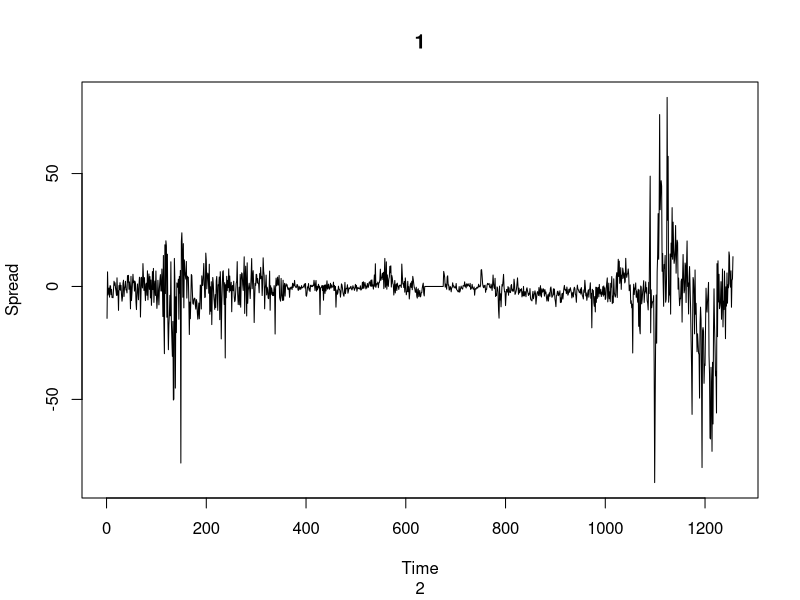
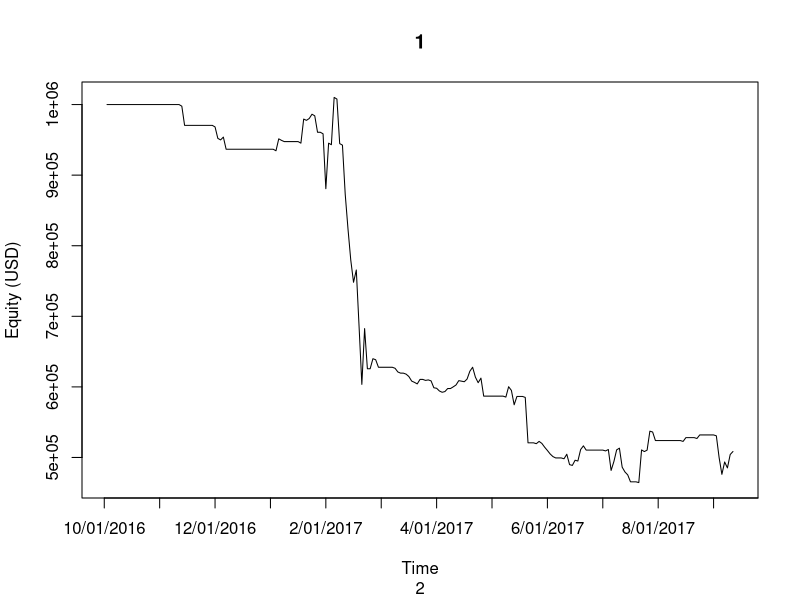
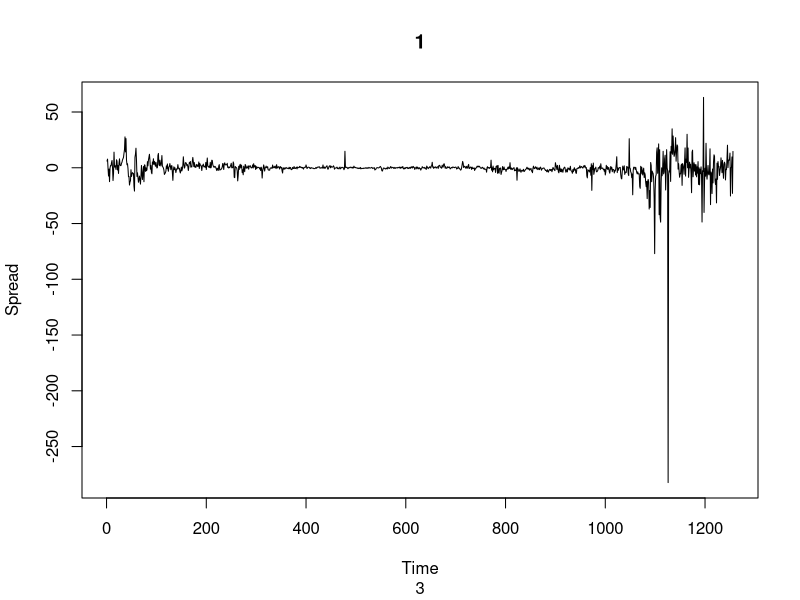
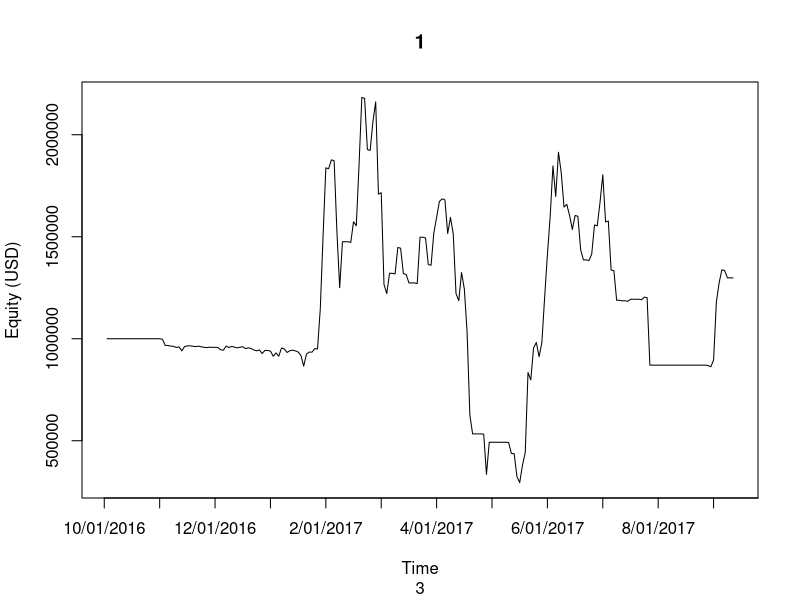
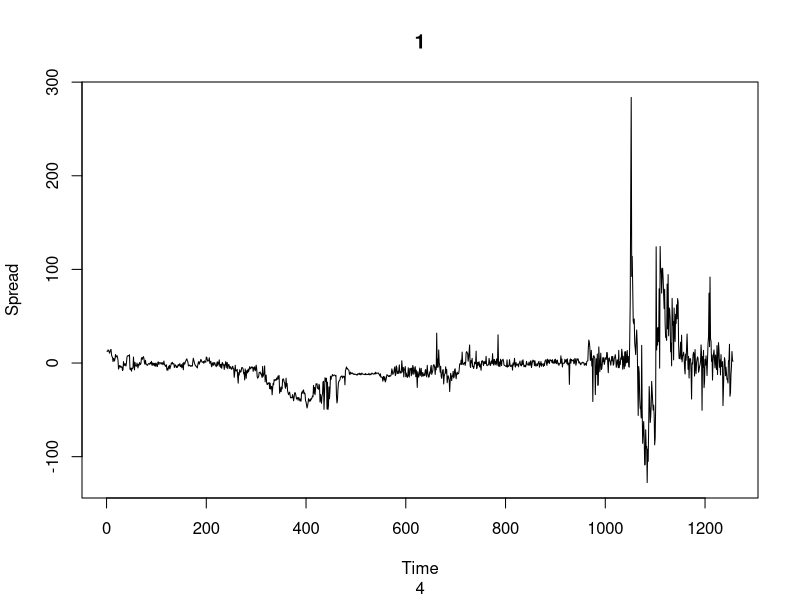
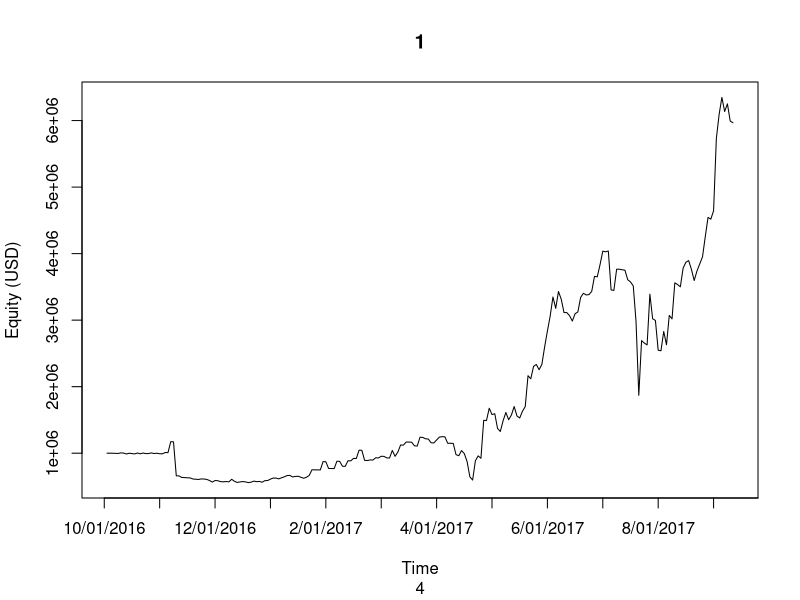
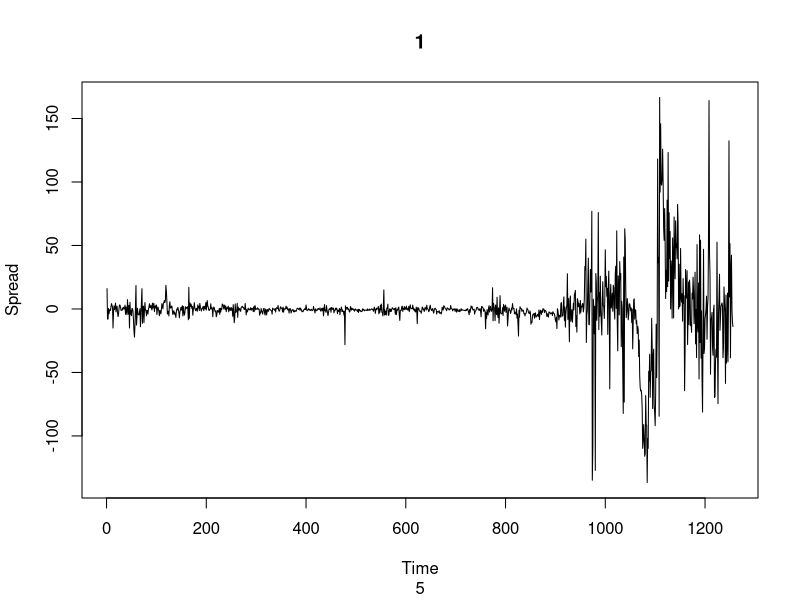
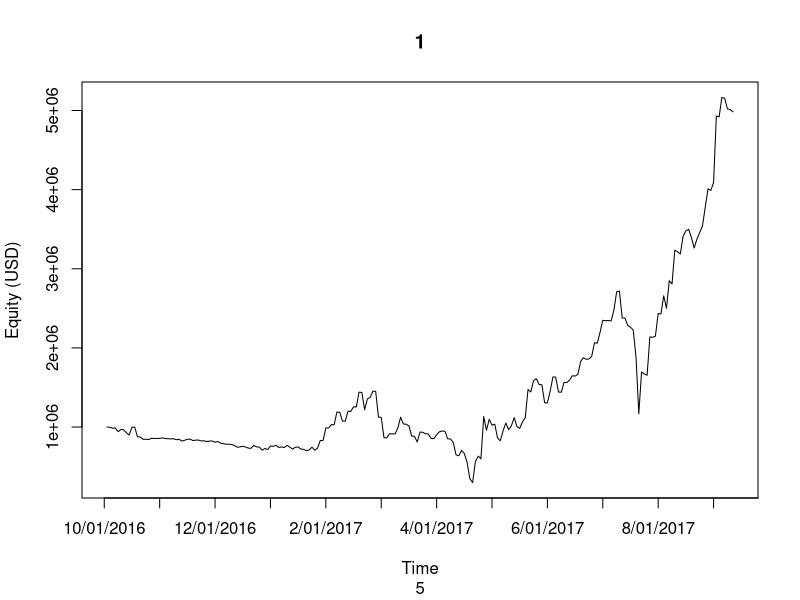

Recreate these plots in R, in order. (Note: a time limit stopped this script after it produced the figures.)
# Bitcoin Algorithmic Trading program
# 22 Oct 2017

#
#############################################################################################
# OPTIMAL TRADING SIMULATION MODULE
# Based on the df data set, it simulates trading
# 1.  It can be used for both IN sample and OUT sample by giving Isin param (1 or 0)
# 2.  Outputs the trading book record
# 
# 21 Oct 2017

profit_func <- function(df, mu, stdevbig, stdevsmall, Isin) {
  
  bege = 0
  ende = 0
  entry_up   = mu + stdevbig
  entry_down = mu - stdevbig
  exit_up    = mu + stdevsmall
  exit_down  = mu - stdevsmall
  lv = 2
  borrowRateX = 0.01/100 * 24/4 * 252/365
  borrowRateY = 0.01/100 * 24/4 * 252/365
  
  datasize_full = length(df$spread)
  datasize_insample = round(datasize_full * 4.5/5.5)
  
  if (Isin == 0) {  # if Out of sample
    bege = datasize_insample + 1
    ende = datasize_full
  }
  else if (Isin == 1) { # if in sample: 1...in sample
    bege = 1
    ende = datasize_insample
  }
  else {
    print("error, put 1 if you test in-sample, put 0 for out-sample")
  }
  df$equityX[bege] = 500000
  df$equityY[bege] = 500000
  for (i in bege:(ende-1)) {
    if (df$spread[i] >= entry_up && df$on[i] == 0) {  #in! 0->2 (uptrade)
      df$equityX[i+1] = df$equityX[i]*(1-0.0023) # commission+market shock deduction for X
      df$equityY[i+1] = df$equityY[i]*(1-0.0023) # commission+market shock deduction for X
      df$amountX[i] = +lv*df$equityX[i]/df[[i,2]]  # how much did I trade (+ is Long)
      df$amountY[i] = -lv*df$equityY[i]/df[[i,3]]    # how much did I trade (- is Short)
      df$lockinX[i] = df[[i,2]]  # how much price did I trade for X
      df$lockinY[i] = df[[i,3]]  # how much price did I trade for Y
      df$on[i+1] = 2
    }
    else if (df$spread[i] <= entry_down && df$on[i] == 0) { #in! 0->1 (downtrade)
      df$equityX[i+1] = df$equityX[i]*(1-0.0023) # commission+market shock deduction for X
      df$equityY[i+1] = df$equityY[i]*(1-0.0023) # commission+market shock deduction for Y
      df$amountX[i] = -lv*df$equityX[i]/df[[i,2]]  # how much did I trade (+ is Long)
      df$amountY[i] = +lv*df$equityY[i]/df[[i,3]]    # how much did I trade (- is Short)
      df$lockinX[i] = df[[i,2]]  # how much price did I trade for X
      df$lockinY[i] = df[[i,3]]  # how much price did I trade for Y
      df$on[i+1] = 1
    }
    else if (df$spread[i] >= exit_up && df$on[i] == 2) {  #out! 2->0
      df$amountX[i] = df$amountX[i-1]
      df$amountY[i] = df$amountY[i-1]
      df$lockinX[i] = df$lockinX[i-1]
      df$lockinY[i] = df$lockinY[i-1]
      df$profitX[i] = df$amountX[i] * (df[[i,2]] - df[[i-1,2]])  # leveraged amount
      df$profitY[i] = df$amountY[i] * (df[[i,3]] - df[[i-1,3]])
      df$equityX[i+1] = df$equityX[i] + df$profitX[i] # profit is added as a result of averaged trade amount
      df$equityY[i+1] = df$equityY[i] + df$profitY[i] # same
      df$equityX[i+1] = df$equityX[i+1]*(1-0.0023) # commission+market shock deduction for X
      df$equityY[i+1] = df$equityY[i+1]*(1-0.0023) # commission+market shock deduction for Y
      df$on[i+1] = 0
    }
    else if (df$spread[i] >= exit_down && df$on[i] == 1) {  # out! 1->0
      df$amountX[i] = df$amountX[i-1]
      df$amountY[i] = df$amountY[i-1]
      df$lockinX[i] = df$lockinX[i-1]
      df$lockinY[i] = df$lockinY[i-1]
      df$profitX[i] = df$amountX[i] * (df[[i,2]] - df[[i-1,2]])
      df$profitY[i] = df$amountY[i] * (df[[i,3]] - df[[i-1,3]])
      df$equityX[i+1] = df$equityX[i] + df$profitX[i]
      df$equityY[i+1] = df$equityY[i] + df$profitY[i]
      df$equityX[i+1] = df$equityX[i+1]*(1-0.0023) # commission+market shock deduction for X
      df$equityY[i+1] = df$equityY[i+1]*(1-0.0023) # commission+market shock deduction for Y
      df$on[i+1] = 0
    }
    else {  # most of the cases : MTM
      if (df$on[i] == 1 || df$on[i] == 2)
      {  # we are already in the trade
        df$amountX[i] = df$amountX[i-1]
        df$amountY[i] = df$amountY[i-1]
        df$lockinX[i] = df$lockinX[i-1]
        df$lockinY[i] = df$lockinY[i-1]
        df$profitX[i] = df$amountX[i] * (df[[i,2]] - df[[i-1,2]])
        df$profitY[i] = df$amountY[i] * (df[[i,3]] - df[[i-1,3]])
        df$equityX[i+1] = df$equityX[i] + df$profitX[i] - borrowRateX/252*df$lockinX[i]*abs(df$amountX[i])/2 # at the moment, the position's total profit
        df$equityY[i+1] = df$equityY[i] + df$profitY[i] - borrowRateY/252*df$lockinY[i]*abs(df$amountY[i])/2
        df$on[i+1] = df$on[i]
      } else {
        df$equityX[i+1] = df$equityX[i]
        df$equityY[i+1] = df$equityY[i]
        df$on[i+1] = df$on[i]
      }
    }
  }
  return(df[bege:(ende-1),])
}

spreadtrading_profit <- function(df, mu, stdevbig, stdevsmall)
{
  df1 = profit_func(df, mu, stdevbig, stdevsmall, 1)
  df2 = profit_func(df, mu, stdevbig, stdevsmall, 0)
  equityTotal1 = df1[[length(df1$equityX),6]]+df1[[length(df1$equityY),7]]
  equityTotal2 = df2[[length(df2$equityX),6]]+df2[[length(df2$equityY),7]]
  profit_fin <- c(equityTotal1, equityTotal2)
  return(profit_fin)
}

spreadtrading_equity <- function(df, mu, stdevbig, stdevsmall)
{
  df1 = profit_func(df, mu, stdevbig, stdevsmall, 1)
  df2 = profit_func(df, mu, stdevbig, stdevsmall, 0)
  return(df2) # back testing for graph
}


#############################################################################################
# AUTO COMPARISON AND OPTIMIZATION MODULE
# Based on the bdf data set, it attemps iterative trial among the all the exchanges by:
# 1.  Picks a pair of exchange data and generate data frame for it
# 2.  Inputs the dataset to optimize Trade-in / Out multiplier to train in IN-SAMPLE data
#     using OPTIMAL TRADING SIMULATION MODULE
# 3.  Back Testing, and returning summary result as:
#       - Multiplier used in the strategy
#       - Equity
#       - Sharpe Ratio
# 
# 22 Oct 2017

CompareOptimization <- function(bdf, exchNo) {
  countX = 0
  countY = 0
  for (x in seq(1, exchNo)) # Exch X
  { # exchange is 1:5. we can give variable here
    countX = countX + 1
    countY = 0 # init. before subloop
    for (y in seq(1, exchNo))  # Exch Y
    {
      countY = countY + 1
      cat("\n", "iteration : x = ", x, ", y = ", y, "\n")
      
      if (x == y) {
        print("same exchange, no spread trading.")
      }
      else {
        ## data initialization ##################################################
        df <- bdf[,1:2] #copy ( initialize )
        df <- df[,(1:1), drop=FALSE] # still data frame
        df$ExchX <- bdf[,c(x+1)]  # i
        df$ExchY <- bdf[,c(y+1)]  # j
        df$spread <- df[,c(2)]-df[,c(3)] # Portfolio ExchX-ExchY (assuming beta=1)
        # in above, Don't do df[2]-df[3] as it brings title too, which makes the column type non-number
        df$on <- 0 # trade-in(1) / out(0)
        df$equityX <- 0
        df$equityX[1]=500000  # or, df[6,1]
        df$equityY <- 0
        df$equityY[1]=500000
        df$amountX <- 0
        df$amountY <- 0
        df$lockinX = 0
        df$lockinY = 0
        df$profitX = 0
        df$profitY = 0
        
        ## Parameter generation #################################################
        borrowRateX = 0.01/100 * 24/4 * 252/365
        borrowRateY = 0.01/100 * 24/4 * 252/365
        mu <- mean(df$spread[ 1 : ( length(df$spread) - 252 ) ])
        sd <- sd(df$spread[ 1 : ( length(df$spread) - 252 ) ])

        ## Optimizing ###########################################################
        testSize = length(seq(0, 4, 0.5))  # testSize^2 is matrix size
        ProfitMatrix <- matrix(nrow=testSize, ncol=testSize)
        countRow = 0
        countCol = 0
        for (i in seq(0, 4, 0.5)) {  # row : big
          cat(i, "| ")
          countRow = countRow + 1
          countCol = 0
          for (j in seq(0, 4, 0.5)) {  # col : small
            cat(j, "| ")
            countCol = countCol + 1
            stdevbig = i*sd  # Optimize
            stdevsmall = j*sd
            dffin <- profit_func(df, mu, stdevbig, stdevsmall, 1)
            endet = length(dffin$equityX)
            equity = dffin$equityX+dffin$equityY
            finalequity = dffin$equityX[endet]+dffin$equityY[endet]
            ProfitMatrix[countRow,countCol] <- finalequity
          }
          cat(" :: ")
        }
        param = which(ProfitMatrix == max(ProfitMatrix), arr.ind = TRUE)
        
        ## BackTesting ##########################################################
        bigsdmultiplier = param[1] * 0.5 - 0.5
        smallmultiplier = param[2] * 0.5 - 0.5
        cat("\n","IN/OUT multiple for Exchange ", x, " and", y, " are : ", bigsdmultiplier, " ,", smallmultiplier, "\n")
        stdevbig = bigsdmultiplier*sd  # Optimize
        stdevsmall = smallmultiplier*sd
        dffin <- profit_func(df, mu, stdevbig, stdevsmall, 0) # out of sample Back testing!
        endet = length(dffin$equityX)
        eqt = dffin$equityX+dffin$equityY
        
        finalequity = dffin$equityX[endet]+dffin$equityY[endet]
        cat("\n","Equity for Exchange ", x, " and", y, " : ", finalequity, "\n")

        plot(df$spread, 
             type="l", main = x, sub = y, xlab = "Time", ylab = "Spread")
        
        plot(dffin$equityX+dffin$equityY, 
             type="l", main = x, sub = y, xlab = "Time", ylab = "Equity (USD)", xaxt='n')
        
        axis(1, at=c(0, 20, 40, 60,80, 100, 120,140,160,180,200,220,240 ), 
             lab=c("10/01/2016","11/01/2016","12/01/2016","1/01/17","2/01/2017","3/01/2017",
                   "4/01/2017","5/01/2017","6/01/2017", "7/01/2017", "8/01/2017", "9/01/2017","10/01/2017"))
        
        ## Sharpe Ratio #########################################################
        yield = diff(log(eqt))
        aver = sum(yield-0.01/252)  # Tsy 1y
        stdv = sd(yield)*sqrt(252)
        SR = aver/stdv  # Sharpe ratio, like 1.177264. higher better
        cat("\n","Sharpe ratio for Exchange ", x, " and", y, " : ", SR, "\n")
      }
    }
  }
}
#############################################################################################


#############################################################################################
# Execution
# 

# Set working directory & Read data
setwd("C:/FE/Statistical Arbitrage/Final Project")

bdf <- read.table("Price_five.csv", header=TRUE, sep = ",") # 2005.10.11~2017.10.10

# Find Correlation
exchNo = 5
A = matrix(nrow=exchNo, ncol=exchNo)
dimnames(A) = list(c("Bitstamp", "Kraken", "Itbit", "HitBTC", "BitFinex"),
                   c("Bitstamp", "Kraken", "Itbit", "HitBTC", "BitFinex"))
for (i in seq(2,6)) {
  for (j in seq(2,6)) {
    A[i-1,j-1] <- cor(bdf[i], bdf[j])
  }
}

# Run Robust Regression
#robustReg = rlm(X ~ Y)

# Trading
CompareOptimization(bdf, exchNo)
